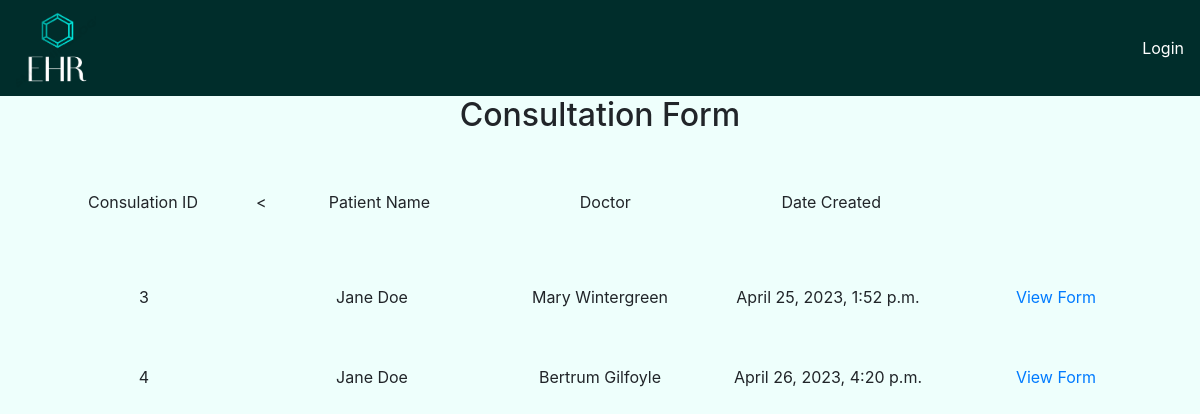
/PatConsult_forms/, run on the app's committed database.
### app/models.py (models this page shows, shortened)
class Consultations(models.Model):
    patient = models.ForeignKey(Patients, on_delete=models.CASCADE)
    doctor = models.CharField(max_length=255)
    blood_pressure = models.CharField(max_length=255)
    temperature = models.CharField(max_length=255)
    weight = models.CharField(max_length=255)
    height = models.CharField(max_length=255)
    visual_exam = models.TextField(blank=True)
    physical_exam = models.TextField(blank=True)
    other_notes = models.TextField(blank=True)
    symptoms = models.TextField(blank=True)
    diagnosis = models.TextField(blank=True)
    date_created = models.DateTimeField(auto_now_add=True)

class Patients(models.Model):
    SEX_CHOICES = [
        ('M', 'Male'),
        ('F', 'Female'),
        ('O', 'Other')
    ]
    BLOOD_TYPE_CHOICES = [
        ('A+', 'A+'),
        ('A-', 'A-'),
        ('B+', 'B+'),
        ('B-', 'B-'),
        ('AB+', 'AB+'),
        ('AB-', 'AB-'),
        ('O+', 'O+'),
        ('O-', 'O-')
        ]
    name = models.CharField(max_length=255)
    sex = models.CharField(max_length=1, choices=SEX_CHOICES)
    email = models.EmailField()
    phone = models.CharField(max_length=20)
    date_of_birth = models.DateField()
    nationality = models.CharField(max_length=255)
    blood_group = models.CharField(max_length=3,choices=BLOOD_TYPE_CHOICES)
    allergies = models.TextField(blank=True)
    Medical_Surgical_History = models.TextField(blank=True)
    def __str__(self):
        return f"{self.name}"

### app/views.py (the view)
# urls.py: path('PatConsult_forms/',views.consultation_list,name='consultations_list'),
def consultation_list(request):
    consForms = Consultations.objects.all()
    context= {'Consultations':consForms}
    return render(request,"app/PatconsultationForms_List.html",context)

### app/templates/app/PatconsultationForms_List.html
{% extends 'index.html' %}
{% block content %}
<div class="container">
    <h2>Consultation Form</h2>
    <div class="row">
        <div class="col">
            <p>Consulation ID</p>
        </div>
        <<div class="col">
            <p>Patient Name</p>
        </div>
        <div class="col">
            <p>Doctor</p>
        </div>
        <div class="col">
            <p>Date Created</p>
        </div>
        <div class="col">
        </div>
    </div>
    {% for form in Consultations %}
    <div class="row">
        <div class=col>
            {{form.id}}
        </div>
        <div class="col">
            {{form.patient}}
        </div>
        <div class="col">
            {{form.doctor}}
        </div>
        <div class="col">
            {{form.date_created}}
        </div>
        <div class="col">
            <a href="{% url 'consultation_detail' form.id %}">View Form</a>
        </div>
    </div>
    {% endfor %}
</div>
{% endblock content %}

### static/css/style.css (style rules this page uses)
html,body { background-color: #EEFFFC }
.row { margin-top:5%; text-align: center; }
h2 { text-align: center; }

### data on the page
Consultations: id "3", patient "Jane Doe", doctor "Mary Wintergreen", date_created "April 25, 2023, 1:52 p.m."
Consultations: id "4", patient "Jane Doe", doctor "Bertrum Gilfoyle", date_created "April 26, 2023, 4:20 p.m."
